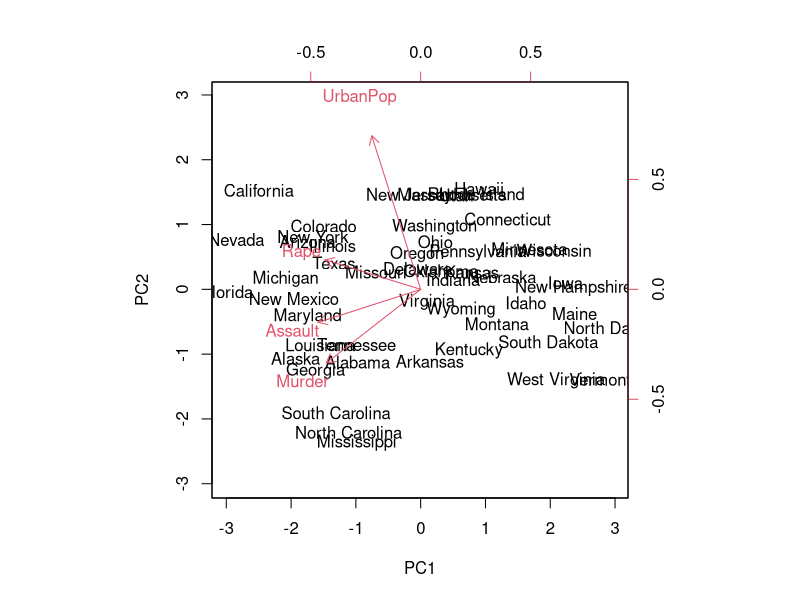
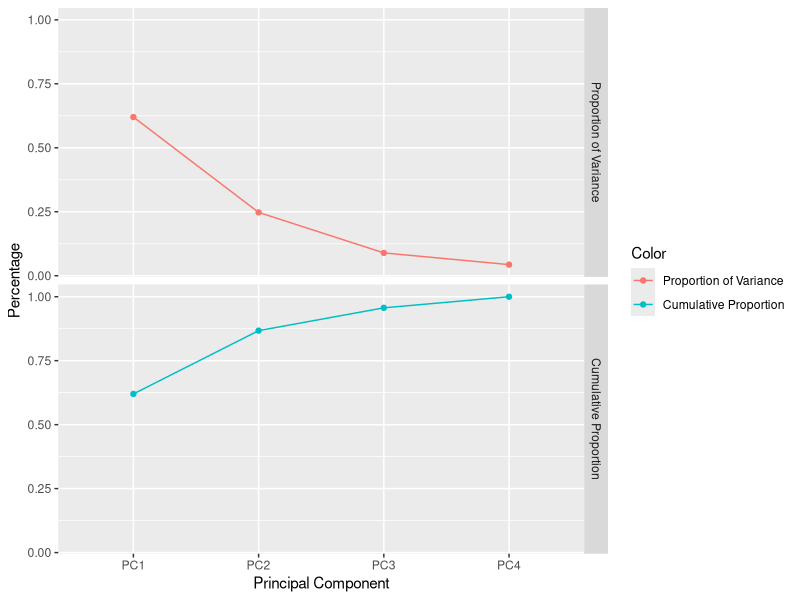

These figures' R source, in order:
## ---- chunk 1
#We perform PCA on the USArrests data set
pr.out = prcomp(USArrests, scale = T )

#The center and scale components correspond to the means and std prior scaling
pr.out$center
pr.out$scale

#The rotation matrix provides the principal components loadings
pr.out$rotation

#The PC score vectors. The kth column is the kth PC score vector.
pr.out$x

#Plot the first two PC
##scale = 0 ensures that the arrows are scaled to represent the loadings.
biplot(pr.out, scale = 0)

#PVE(proportion of variance explained)
sm = summary(pr.out)
sm
#Plot the PVE explained by each component, as well as cumulative PVE
library(ggplot2)
library(reshape2)
data = sm$importance[-1,]
df = melt(data)

ggplot(data = df, aes(x = Var2, y = value, group = Var1, color = Var1)) + geom_line() + geom_point() + facet_grid(Var1~.) + xlab(" Principal Component ") + ylab("Percentage") + scale_color_discrete("Color")

